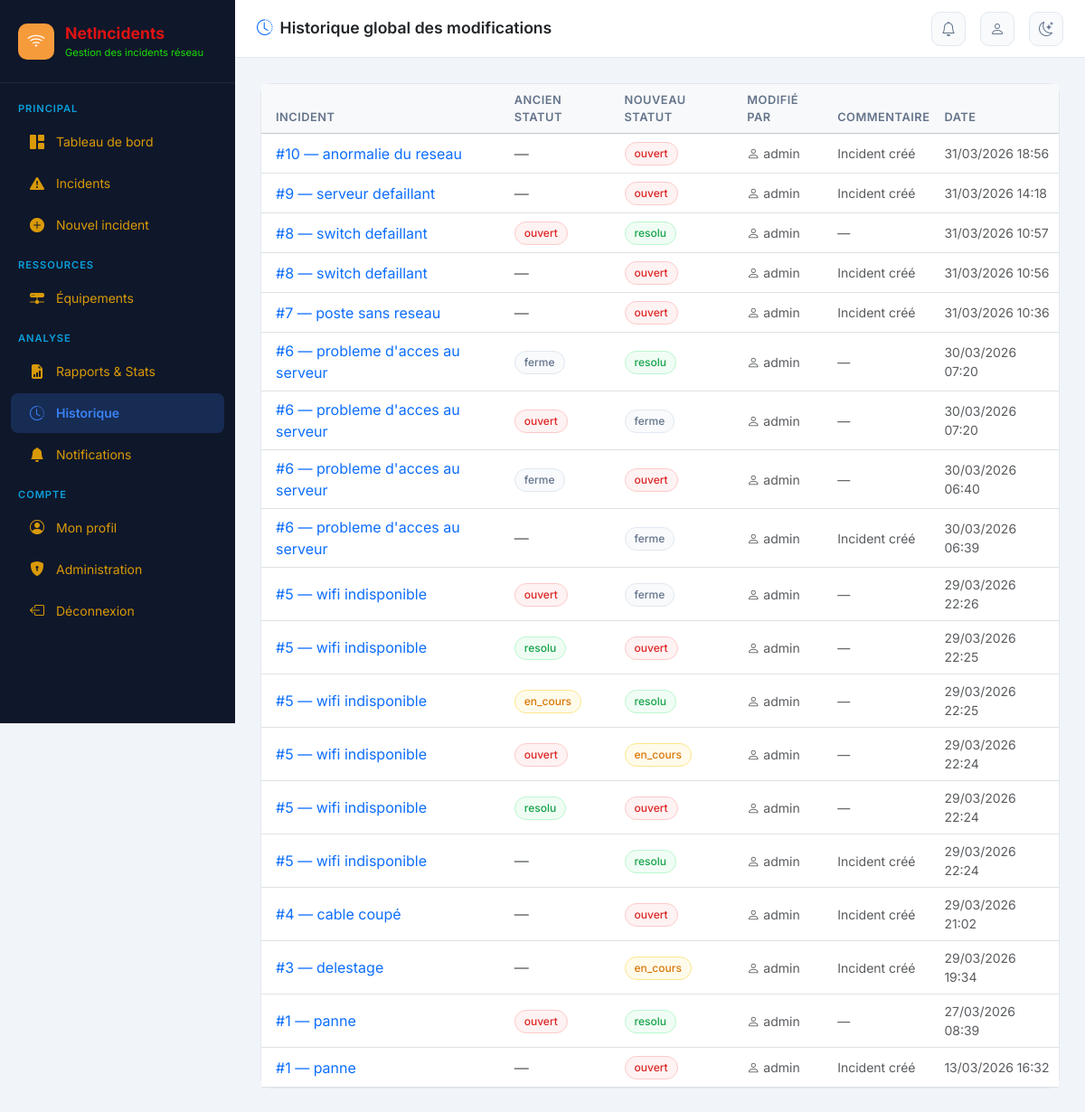
/historique/ (signed in), run on the app's committed database.
### incidents/models.py (models this page shows, shortened)
class HistoriqueStatut(models.Model):
    incident = models.ForeignKey(Incident, on_delete=models.CASCADE, related_name='historique')
    ancien_statut = models.CharField(max_length=20)
    nouveau_statut = models.CharField(max_length=20)
    modifie_par = models.ForeignKey(User, on_delete=models.SET_NULL, null=True)
    date_changement = models.DateTimeField(auto_now_add=True)
    commentaire = models.TextField(blank=True)
    class Meta:
        ordering = ['-date_changement']
        verbose_name = "Historique statut"

class Incident(models.Model):
    PRIORITE = [
        ('critique', 'Critique'),
        ('haute', 'Haute'),
        ('moyenne', 'Moyenne'),
        ('basse', 'Basse'),
    ]
    STATUT = [
        ('ouvert', 'Ouvert'),
        ('en_cours', 'En cours'),
        ('resolu', 'Résolu'),
        ('ferme', 'Fermé'),
    ]
    CATEGORIE = [
        ('panne_reseau', 'Panne réseau'),
        ('lenteur', 'Lenteur / Dégradation'),
        ('securite', 'Incident de sécurité'),
        ('configuration', 'Erreur de configuration'),
        ('materiel', 'Défaillance matérielle'),
        ('logiciel', 'Incident logiciel'),
        ('connectivite', 'Perte de connectivité'),
        ('autre', 'Autre'),
    ]
    titre = models.CharField(max_length=200, verbose_name="Titre")
    description = models.TextField(verbose_name="Description")
    categorie = models.CharField(max_length=30, choices=CATEGORIE, default='autre', verbose_name="Catégorie")
    priorite = models.CharField(max_length=20, choices=PRIORITE, default='moyenne', verbose_name="Priorité")
    statut = models.CharField(max_length=20, choices=STATUT, default='ouvert', verbose_name="Statut")
    equipements = models.ManyToManyField(Equipement, blank=True, verbose_name="Équipements concernés")
    date_creation = models.DateTimeField(auto_now_add=True, verbose_name="Date de création")
    date_modification = models.DateTimeField(auto_now=True, verbose_name="Dernière modification")
    date_resolution = models.DateTimeField(null=True, blank=True, verbose_name="Date de résolution")
    date_fermeture = models.DateTimeField(null=True, blank=True, verbose_name="Date de fermeture")
    cree_par = models.ForeignKey(
        User, on_delete=models.SET_NULL, null=True,
        related_name='incidents_crees', verbose_name="Créé par"
    )
    assigne_a = models.ForeignKey(
        User, on_delete=models.SET_NULL, null=True, blank=True,
        related_name='incidents_assignes', verbose_name="Assigné à"
    )
    impact = models.TextField(blank=True, verbose_name="Impact métier")
    cause_racine = models.TextField(blank=True, verbose_name="Cause racine")
    solution_appliquee = models.TextField(blank=True, verbose_name="Solution appliquée")
    class Meta:
        verbose_name = "Incident"
        verbose_name_plural = "Incidents"
        ordering = ['-date_creation']

### incidents/views.py (the view)
# urls.py: path('historique/', views.historique_global, name='historique'),
@login_required
def historique_global(request):
    historique = HistoriqueStatut.objects.select_related(
        'incident', 'modifie_par'
    ).order_by('-date_changement')
    paginator = Paginator(historique, 20)
    page_obj = paginator.get_page(request.GET.get('page'))
    nb_notifs = Notification.objects.filter(utilisateur=request.user, lue=False).count()
    return render(request, 'incidents/historique.html', {
        'page_obj': page_obj, 'nb_notifs': nb_notifs
    })

### incidents/templates/incidents/historique.html (shortened to what this page needs)
{% extends 'incidents/base.html' %}
{% block page_title %}<i class="bi bi-clock-history text-primary me-2"></i>Historique global des modifications{% endblock %}
{% block content %}
<div class="card">
  <div class="card-body p-0">
    <div class="table-responsive">
      <table class="table table-hover align-middle mb-0">
        <thead class="table-light">
          <tr>
            <th class="ps-3">Incident</th>
            <th>Ancien statut</th>
            <th>Nouveau statut</th>
            <th>Modifié par</th>
            <th>Commentaire</th>
            <th>Date</th>
          </tr>
        </thead>
        <tbody>
          {% for h in page_obj %}
          <tr>
            <td class="ps-3">
              <a href="{% url 'detail_incident' h.incident.pk %}" class="text-decoration-none fw-500">
                #{{ h.incident.id }} — {{ h.incident.titre|truncatechars:40 }}
              </a>
            </td>
            <td>
              {% if h.ancien_statut %}
              <span class="incident-badge badge-{{ h.ancien_statut }}">{{ h.ancien_statut }}</span>
              {% else %}<span class="text-muted">—</span>{% endif %}
            </td>
            <td>
              <span class="incident-badge badge-{{ h.nouveau_statut }}">{{ h.nouveau_statut }}</span>
            </td>
            <td class="text-muted small">
              <i class="bi bi-person me-1"></i>{{ h.modifie_par.username|default:"Système" }}
            </td>
            <td class="text-muted small">{{ h.commentaire|default:"—"|truncatechars:40 }}</td>
            <td class="text-muted small">{{ h.date_changement|date:"d/m/Y H:i" }}</td>
          </tr>
          {% endfor %}
        </tbody>
      </table>
    </div>
  </div>
</div>
{% endblock %}

### incidents/templates/incidents/base.html (style rules this page uses)
:root { --sidebar-width: 260px; --sidebar-bg: #0f172a; --sidebar-text: #94a3b8; --sidebar-active: #3b82f6; --topbar-h: 64px; --accent: #3b82f6; --accent-dark: #1d4ed8; }
* { font-family: 'Inter', sans-serif; }
body { background: #f1f5f9; min-height: 100vh; }
.card { border: 1px solid #e2e8f0; border-radius: 12px; box-shadow: none; }
.badge-ouvert { background: #fef2f2; color: #dc2626; border: 1px solid #fecaca; }
.badge-en_cours { background: #fffbeb; color: #d97706; border: 1px solid #fde68a; }
.badge-resolu { background: #f0fdf4; color: #16a34a; border: 1px solid #bbf7d0; }
.badge-ferme { background: #f8fafc; color: #64748b; border: 1px solid #e2e8f0; }
.incident-badge { display: inline-flex; align-items: center; gap: 4px; padding: 3px 10px; border-radius: 20px; font-size: .75rem; font-weight: 500; }
.table th { font-size: .8rem; font-weight: 600; color: #64748b; text-transform: uppercase; letter-spacing: .04em; }

### data on the page
HistoriqueStatut: incident.id "10", incident.titre "anormalie du reseau", nouveau_statut "ouvert", modifie_par.username "admin", commentaire "Incident créé", date_changement "31/03/2026 18:56"
HistoriqueStatut: incident.id "9", incident.titre "serveur defaillant", nouveau_statut "ouvert", modifie_par.username "admin", commentaire "Incident créé", date_changement "31/03/2026 14:18"
HistoriqueStatut: incident.id "8", incident.titre "switch defaillant", ancien_statut "ouvert", nouveau_statut "resolu", modifie_par.username "admin", commentaire "—", date_changement "31/03/2026 10:57"
HistoriqueStatut: incident.id "8", incident.titre "switch defaillant", nouveau_statut "ouvert", modifie_par.username "admin", commentaire "Incident créé", date_changement "31/03/2026 10:56"
HistoriqueStatut: incident.id "7", incident.titre "poste sans reseau", nouveau_statut "ouvert", modifie_par.username "admin", commentaire "Incident créé", date_changement "31/03/2026 10:36"
HistoriqueStatut: incident.id "6", incident.titre "probleme d'acces au serveur", ancien_statut "ferme", nouveau_statut "resolu", modifie_par.username "admin", commentaire "—", date_changement "30/03/2026 07:20"
HistoriqueStatut: incident.id "6", incident.titre "probleme d'acces au serveur", ancien_statut "ouvert", nouveau_statut "ferme", modifie_par.username "admin", commentaire "—", date_changement "30/03/2026 07:20"
HistoriqueStatut: incident.id "6", incident.titre "probleme d'acces au serveur", ancien_statut "ferme", nouveau_statut "ouvert", modifie_par.username "admin", commentaire "—", date_changement "30/03/2026 06:40"
HistoriqueStatut: incident.id "6", incident.titre "probleme d'acces au serveur", nouveau_statut "ferme", modifie_par.username "admin", commentaire "Incident créé", date_changement "30/03/2026 06:39"
HistoriqueStatut: incident.id "5", incident.titre "wifi indisponible", ancien_statut "ouvert", nouveau_statut "ferme", modifie_par.username "admin", commentaire "—", date_changement "29/03/2026 22:26"
HistoriqueStatut: incident.id "5", incident.titre "wifi indisponible", ancien_statut "resolu", nouveau_statut "ouvert", modifie_par.username "admin", commentaire "—", date_changement "29/03/2026 22:25"
HistoriqueStatut: incident.id "5", incident.titre "wifi indisponible", ancien_statut "en_cours", nouveau_statut "resolu", modifie_par.username "admin", commentaire "—", date_changement "29/03/2026 22:25"
HistoriqueStatut: incident.id "5", incident.titre "wifi indisponible", ancien_statut "ouvert", nouveau_statut "en_cours", modifie_par.username "admin", commentaire "—", date_changement "29/03/2026 22:24"
HistoriqueStatut: incident.id "5", incident.titre "wifi indisponible", ancien_statut "resolu", nouveau_statut "ouvert", modifie_par.username "admin", commentaire "—", date_changement "29/03/2026 22:24"
HistoriqueStatut: incident.id "5", incident.titre "wifi indisponible", nouveau_statut "resolu", modifie_par.username "admin", commentaire "Incident créé", date_changement "29/03/2026 22:24"
HistoriqueStatut: incident.id "4", incident.titre "cable coupé", nouveau_statut "ouvert", modifie_par.username "admin", commentaire "Incident créé", date_changement "29/03/2026 21:02"
HistoriqueStatut: incident.id "3", incident.titre "delestage", nouveau_statut "en_cours", modifie_par.username "admin", commentaire "Incident créé", date_changement "29/03/2026 19:34"
HistoriqueStatut: incident.id "1", incident.titre "panne", ancien_statut "ouvert", nouveau_statut "resolu", modifie_par.username "admin", commentaire "—", date_changement "27/03/2026 08:39"
HistoriqueStatut: incident.id "1", incident.titre "panne", nouveau_statut "ouvert", modifie_par.username "admin", commentaire "Incident créé", date_changement "13/03/2026 16:32"
